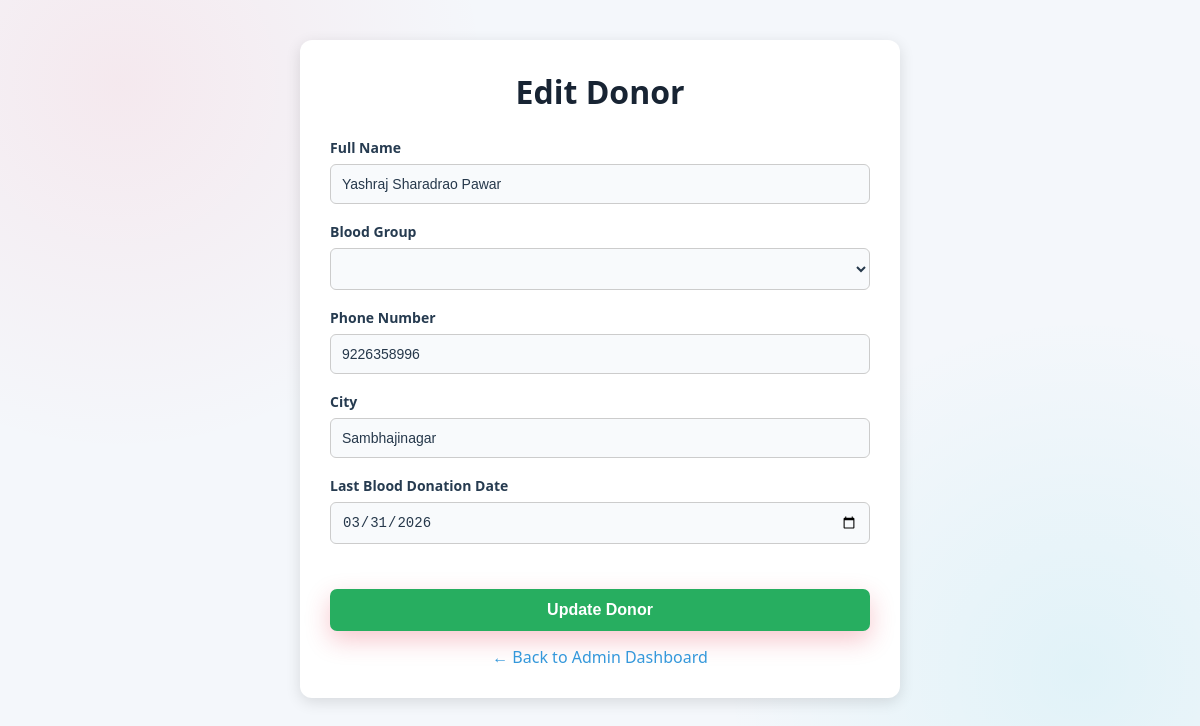
The app's page /admin/edit-donor/21 (signed in) with its own data.
### tables this page shows
CREATE TABLE donors (
            id INTEGER PRIMARY KEY AUTOINCREMENT,
            user_id INTEGER,
            name TEXT NOT NULL,
            blood_group TEXT NOT NULL,
            phone TEXT NOT NULL,
            city TEXT NOT NULL
        , last_donation_date TEXT);

### app.py (the view, shortened to what this page needs)
@app.route("/admin/edit-donor/<int:donor_id>", methods=["GET", "POST"])
def edit_donor(donor_id):
    user = get_current_user()
    if not user or user["role"] != "admin":
        return redirect("/login")
    conn = get_db()
    donor = conn.execute("""
        SELECT *
        FROM donors
        WHERE id = ?
    """, (
        donor_id,
    )).fetchone()
    if not donor:
        conn.close()
        return redirect("/admin")
    conn.close()
    return render_template(
        "edit_donor.html",
        donor=donor
    )

### app.py (called while the page is built)
def get_db():
    conn = sqlite3.connect(DATABASE)
    conn.row_factory = sqlite3.Row
    return conn

def get_current_user():
    if "user_id" not in session:
        return None
    conn = get_db()
    user = conn.execute("""
        SELECT *
        FROM users
        WHERE id = ?
    """, (session["user_id"],)).fetchone()
    conn.close()
    return user

### templates/edit_donor.html (shortened to what this page needs)
<!DOCTYPE html>
<html lang="en">
<head>
    <link rel="stylesheet" href="{{ url_for('static', filename='style.css') }}">
</head>
<body>
<div class="edit-container">
    <h1>Edit Donor</h1>
    <form method="POST">
        <div class="form-group">
            <label>Full Name</label>
            <input
                type="text"
                name="name"
                value="{{ donor['name'] }}"
                pattern="[A-Za-z ]+"
                title="Name must contain characters and spaces only."
                required
            >
        </div>
        <div class="form-group">
            <label>Blood Group</label>
            <select name="blood_group" required>
            </select>
        </div>
        <div class="form-group">
            <label>Phone Number</label>
            <input
                type="text"
                name="phone"
                value="{{ donor['phone'] }}"
                minlength="10"
                maxlength="10"
                pattern="[0-9]{10}"
                inputmode="numeric"
                title="Phone number must contain exactly 10 digits."
                required
            >
        </div>
        <div class="form-group">
            <label>City</label>
            <input
                type="text"
                name="city"
                value="{{ donor['city'] }}"
                pattern="[A-Za-z ]+"
                title="City must contain characters and spaces only."
                required
            >
        </div>
        <div class="form-group">
            <label>Last Blood Donation Date</label>
            <input
                type="date"
                name="last_donation_date"
                value="{{ donor['last_donation_date'] or '' }}"
                required
            >
        </div>
        <button
            type="submit"
            class="update-btn"
        >
            Update Donor
        </button>
    </form>
    <a
        href="{{ url_for('admin') }}"
        class="back-btn"
    >
        ← Back to Admin Dashboard
    </a>
</div>
</body>
</html>

### Static/style.css (style rules this page uses)
* { margin: 0; padding: 0; box-sizing: border-box; }
html { scroll-behavior: smooth; }
body { font-family: "Segoe UI", Arial, sans-serif; color: #182433; background: radial-gradient( circle at 10% 10%, rgba(255, 64, 88, 0.08), transparent 28% ), radial-gradient( circle at 90% 80%, rgba(0, 188, 212, 0.08), transparent 28% ), #f4f7fb; min-height: 100vh; }
form label { display: block; color: #263b50; font-size: 14px; font-weight: 700; margin-top: 17px; margin-bottom: 7px; }
form input, form select, form textarea { width: 100%; padding: 13px 14px; border: 1px solid #dce4eb; border-radius: 9px; background: #f8fafc; color: #26384b; font-size: 14px; transition: border 0.25s ease, box-shadow 0.25s ease, background 0.25s ease, transform 0.25s ease; }
form button { width: 100%; margin-top: 27px; padding: 14px; border: none; border-radius: 9px; background: linear-gradient( 135deg, #ff4056, #df1f36 ); color: white; font-size: 15px; font-weight: 800; cursor: pointer; box-shadow: 0 9px 25px rgba(223,31,54,0.25); transition: transform 0.3s ease, box-shadow 0.3s ease; }

### templates/edit_donor.html (style rules this page uses)
.edit-container { width: 90%; max-width: 600px; margin: 40px auto; background: white; padding: 30px; border-radius: 12px; box-shadow: 0 4px 15px rgba(0,0,0,0.12); }
.edit-container h1 { text-align: center; margin-bottom: 25px; }
.form-group { margin-bottom: 18px; }
.form-group label { display: block; margin-bottom: 7px; font-weight: bold; }
.form-group input, .form-group select { width: 100%; padding: 11px; border: 1px solid #ccc; border-radius: 6px; box-sizing: border-box; }
.update-btn { width: 100%; padding: 12px; border: none; border-radius: 7px; background: #27ae60; color: white; font-size: 16px; cursor: pointer; }
.back-btn { display: block; text-align: center; margin-top: 15px; text-decoration: none; color: #3498db; }

### records on screen
donors: name "Yashraj Sharadrao Pawar", phone "9226358996", city "Sambhajinagar", last_donation_date "03/31/2026"
